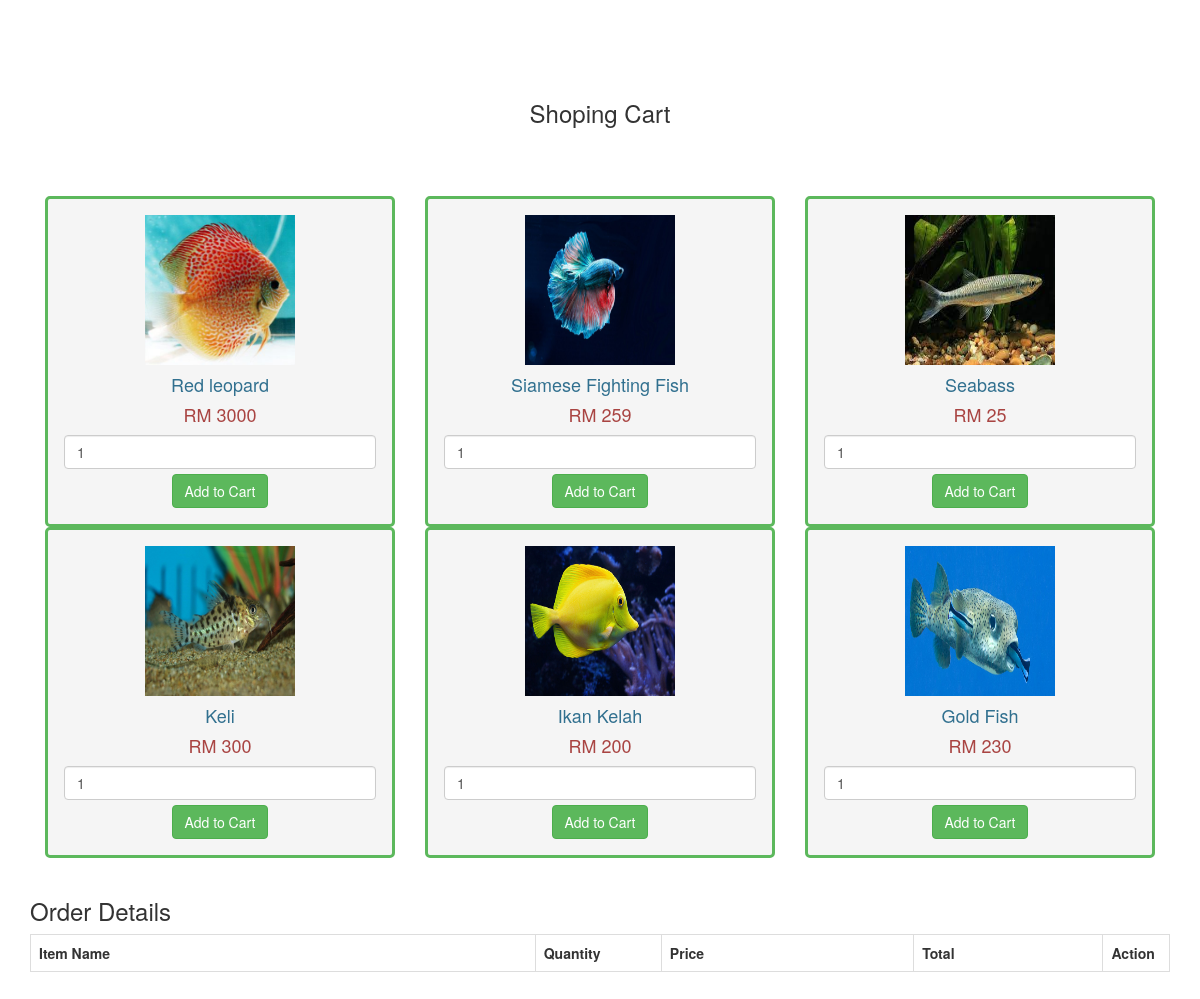
The page /CartPage.php on the database its author committed.
### tables this page shows
CREATE TABLE `tbl_productsell_delta` (
  `ID` int(11) NOT NULL,
  `PICTURE` varchar(255) NOT NULL,
  `NAME` varchar(255) NOT NULL,
  `DESCRIPTION` text NOT NULL,
  `SELLER` varchar(50) DEFAULT NULL,
  `PRICE` int(11) NOT NULL,
  `STOCK` int(50) DEFAULT NULL
);

### CartPage.php (the view, shortened to what this page needs)
<?php
include_once 'db.php';
$connect = mysqli_connect($servername, $username, $password, $dbname);
?>
<!DOCTYPE html>
<html>
	<head>
		<link rel="stylesheet" href="https://maxcdn.bootstrapcdn.com/bootstrap/3.3.6/css/bootstrap.min.css" />
	</head>
	<body>
		<br />
		<div class="container">
			<br />
			<br />
			<br />
			<h3 align="center">Shoping Cart </a></h3><br />
			<br /><br />
			<?php
				$query = "SELECT * FROM tbl_productsell_delta ORDER BY id ASC";
				$result = mysqli_query($connect, $query);
				if(mysqli_num_rows($result) > 0)
				{
					while($row = mysqli_fetch_array($result))
					{
				?>
			<div class="col-md-4">
				<form method="post" action="CartPage.php?action=add&id=<?php echo $row["ID"]; ?>">
					<div style="border:3px solid #5cb85c; background-color:whitesmoke; border-radius:5px; padding:16px;" align="center">
						<img src="img/<?php echo $row["ID"]; ?>.jpg" width="150px" height="150px" /><br />
						<h4 class="text-info"><?php echo $row["NAME"]; ?></h4>
						<h4 class="text-danger">RM <?php echo $row["PRICE"]; ?></h4>
						<input type="text" name="quantity" value="1" class="form-control" />
						<input type="submit" name="add_to_cart" style="margin-top:5px;" class="btn btn-success" value="Add to Cart" />
					</div>
				</form>
			</div>
			<?php
					}
				}
			?>
			<br />
			<h3>Order Details</h3>
			<div class="table-responsive">
				<table class="table table-bordered">
					<tr>
						<th width="40%">Item Name</th>
						<th width="10%">Quantity</th>
						<th width="20%">Price</th>
						<th width="15%">Total</th>
						<th width="5%">Action</th>
					</tr>
				</table>
			</div>
		</div>
	<br />
	</body>
</html>

### rows shown on the page
tbl_productsell_delta: shows a picture, NAME "Red leopard", PRICE "3000"
tbl_productsell_delta: shows a picture, NAME "Siamese Fighting Fish", PRICE "259"
tbl_productsell_delta: shows a picture, NAME "Seabass", PRICE "25"
tbl_productsell_delta: shows a picture, NAME "Keli", PRICE "300"
tbl_productsell_delta: shows a picture, NAME "Ikan Kelah", PRICE "200"
tbl_productsell_delta: shows a picture, NAME "Gold Fish", PRICE "230"
